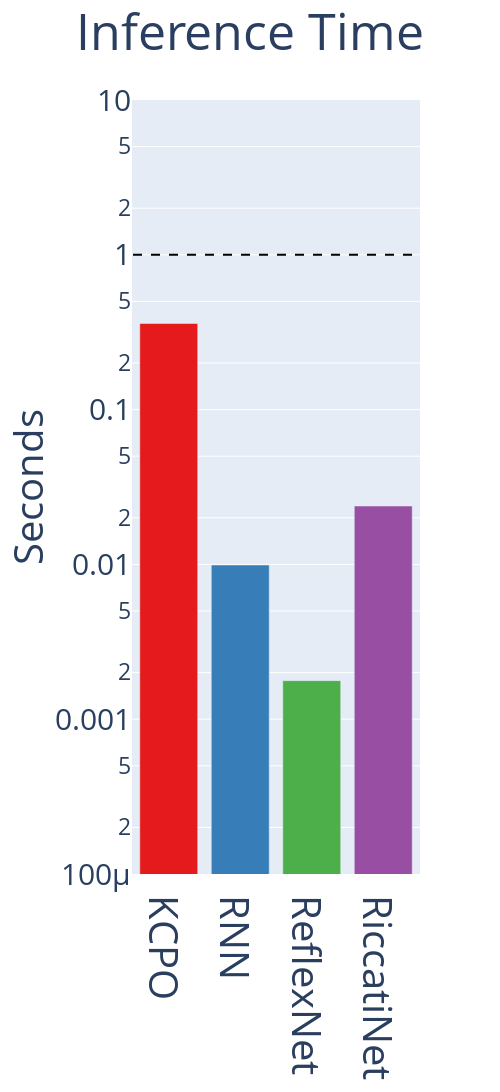

The cell this chart's notebook holds for it:
### Code cell
data = h10
horizon = "10"
# ylim = [2*10**-4,2*10**1]
ylim = [10**-4,10**1]

# plot2(data, ylim, horizon)
plotly_plot2(data, ylim, horizon, inference_only=True)

### Figure 1 — Plotly figure (JSON) as saved in the notebook; plotly's stock layout.template omitted (floating-point values rounded to 4 significant figures)
{"data": [{"marker": {"color": "rgb(228,26,28)"}, "name": "KCPO", "showlegend": false, "type": "bar", "x": ["KCPO"], "y": [0.36]}, {"marker": {"color": "rgb(55,126,184)"}, "name": "RNN", "showlegend": false, "type": "bar", "x": ["RNN"], "y": [0.00991]}, {"marker": {"color": "rgb(77,175,74)"}, "name": "ReflexNet", "showlegend": false, "type": "bar", "x": ["ReflexNet"], "y": [0.001774]}, {"marker": {"color": "rgb(152,78,163)"}, "name": "RiccatiNet", "showlegend": false, "type": "bar", "x": ["RiccatiNet"], "y": [0.02382]}], "layout": {"autosize": false, "bargap": 0.1, "bargroupgap": 0.1, "height": 1300, "shapes": [{"line": {"color": "Black", "dash": "dash", "width": 2}, "type": "line", "x0": -0.5, "x1": 3.5, "y0": 1, "y1": 1}], "title": {"font": {"size": 50}, "text": "Inference Time", "x": 0.5}, "width": 500, "xaxis": {"tickfont": {"size": 40}}, "yaxis": {"range": [-4, 1], "tickfont": {"size": 30}, "title": {"font": {"size": 40}, "text": "Seconds"}, "type": "log"}}}
